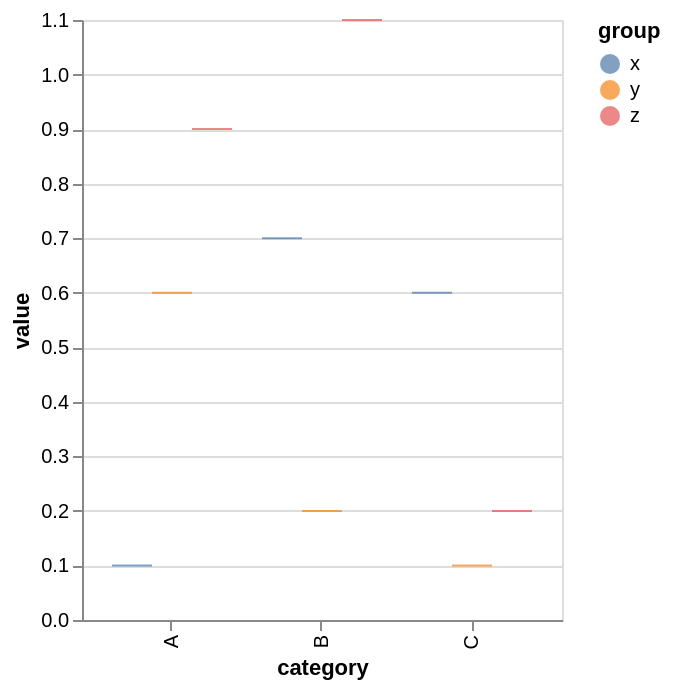

Express this chart as Vega-Lite.
### Vega specification from a JSON file in a GitHub repository (floating-point values rounded to 4 significant figures)
{"$schema": "https://vega.github.io/schema/vega/v6.json", "background": "white", "padding": 5, "height": 300, "style": "cell", "data": [{"name": "source_0", "values": [{"category": "A", "group": "x", "value": 0.1}, {"category": "A", "group": "y", "value": 0.6}, {"category": "A", "group": "z", "value": 0.9}, {"category": "B", "group": "x", "value": 0.7}, {"category": "B", "group": "y", "value": 0.2}, {"category": "B", "group": "z", "value": 1.1}, {"category": "C", "group": "x", "value": 0.6}, {"category": "C", "group": "y", "value": 0.1}, {"category": "C", "group": "z", "value": 0.2}]}, {"name": "data_0", "source": "source_0", "transform": [{"type": "filter", "expr": "isValid(datum[\"value\"]) && isFinite(+datum[\"value\"])"}]}], "signals": [{"name": "x_step", "update": "20 * bandspace(domain('xOffset').length, 0, 0) / (1-0.2)"}, {"name": "width", "update": "bandspace(domain('x').length, 0.2, 0.2) * x_step"}], "marks": [{"name": "marks", "type": "rect", "style": ["tick"], "from": {"data": "data_0"}, "encode": {"update": {"opacity": {"value": 0.7}, "fill": {"scale": "color", "field": "group"}, "ariaRoleDescription": {"value": "tick"}, "description": {"signal": "\"category: \" + (isValid(datum[\"category\"]) ? datum[\"category\"] : \"\"+datum[\"category\"]) + \"; value: \" + (format(datum[\"value\"], \"\")) + \"; group: \" + (isValid(datum[\"group\"]) ? datum[\"group\"] : \"\"+datum[\"group\"])"}, "x": {"scale": "x", "field": "category", "offset": {"scale": "xOffset", "field": "group"}}, "width": {"signal": "max(0.25, bandwidth('xOffset'))"}, "yc": {"scale": "y", "field": "value"}, "height": {"value": 1}}}}], "scales": [{"name": "x", "type": "band", "domain": {"data": "data_0", "field": "category", "sort": true}, "range": {"step": {"signal": "x_step"}}, "paddingInner": 0.2, "paddingOuter": 0.2}, {"name": "y", "type": "linear", "domain": {"data": "data_0", "field": "value"}, "range": [{"signal": "height"}, 0], "nice": true, "zero": true}, {"name": "xOffset", "type": "band", "domain": {"data": "data_0", "field": "group", "sort": true}, "range": {"step": 20}}, {"name": "color", "type": "ordinal", "domain": {"data": "data_0", "field": "group", "sort": true}, "range": "category"}], "axes": [{"scale": "y", "orient": "left", "gridScale": "x", "grid": true, "tickCount": {"signal": "ceil(height/40)"}, "domain": false, "labels": false, "aria": false, "maxExtent": 0, "minExtent": 0, "ticks": false, "zindex": 0}, {"scale": "x", "orient": "bottom", "grid": false, "title": "category", "labelAlign": "right", "labelAngle": 270, "labelBaseline": "middle", "zindex": 0}, {"scale": "y", "orient": "left", "grid": false, "title": "value", "labelOverlap": true, "tickCount": {"signal": "ceil(height/40)"}, "zindex": 0}], "legends": [{"fill": "color", "symbolType": "circle", "title": "group", "encode": {"symbols": {"update": {"opacity": {"value": 0.7}}}}}]}
